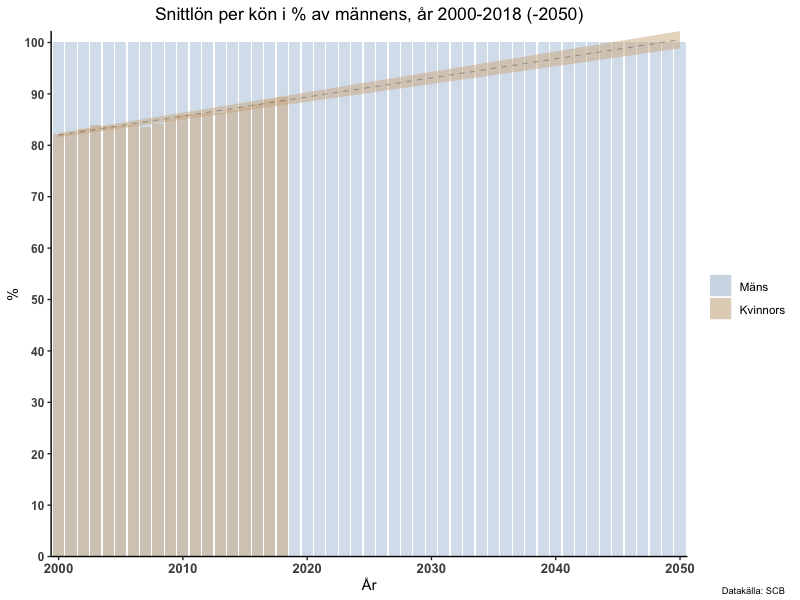

Here is the R script that generated this plot:


library(ggplot2)
library(reshape2)

#setwd("~/Documents/R stuff/MKlöner")
MKlöner <- read.csv("MKlöner.csv") # data från Statistiska Centralbyrån (SCB)

# Skapar df i lämpligt format
mMKlöner <- melt(data = MKlöner, value.name = "Lön", id.vars = 1, variable.name="År")
rm(MKlöner)
mMKlöner$År <- as.factor(gsub("X", "", mMKlöner$År))
mMKlöner$kon <- factor(as.character(mMKlöner$kon), levels = c("man", "kvinnor") )
names(mMKlöner)[1] <- "Kön"
levels(mMKlöner$Kön) <- c("Mäns", "Kvinnors")

# Beräknar andelar i % av mäns snittlöner och skapar df:
Mandel <- MKlöner[1,2:29]/MKlöner[1,2:29]*100
Kandel <- MKlöner[2,2:29]/MKlöner[1,2:29]*100
MKprop <- as.data.frame(t(rbind(Mandel, Kandel)))
rm(Kandel, Mandel)
names(MKprop) <- c("Mäns", "Kvinnors")
rownames(MKprop) <- gsub("X", "",rownames(MKprop))
MKprop$År <- as.factor(rownames(MKprop))
mMKprop <- melt(MKprop, id.vars = "År"); rm(MKprop)
names(mMKprop) <- c("År", "Kön", "%")

# Lägger till "tom" fejkdata:
fejkDataf <- as.data.frame(list(Mäns = rep(100, 32), Kvinnors = rep(0, 32), År = as.character(seq(2019, 2050)) ) )
framtidf <- rbind(MKprop, fejkDataf)
rm(fejkDataf, framtidf)
framtidfm <- melt(framtidf[10:60,], id.vars = "År")
framtidfm$År <- factor(framtidfm$År, levels = framtidfm$År[1:51])
names(framtidfm) <- c("År", "Kön", "%")
framtidKv <- framtidfm[52:70,] # trendlinje-data (% för kvinnor år 2000-2018)

# Plottar snittlön per kön som % av männens, år 2000-2018 (-2050)
gpt <- ggplot(framtidfm, aes(x=År, y = `%`, fill = Kön )) + geom_col(position="identity", alpha=0.5) + ggtitle("Snittlön per kön i % av männens, år 2000-2018 (-2050)")
gpt <- gpt + theme(plot.title = element_text(hjust = 0.5), axis.text.x = element_text(size=10, face="bold"), legend.title = element_blank() )
gpt <- gpt + stat_smooth(data=framtidKv, method="lm", aes(y=`%`, group=1), fullrange = T, se=T, show.legend = F, colour="black",alpha = 0.5, size=0.1, linetype="dashed")
gpt + labs(tag = "Datakälla: SCB") + theme(plot.tag.position = c(0.95, 0.005), plot.tag = element_text(size=7), axis.title.y = element_text(), axis.text.y = element_text(size=9, face = "bold"), panel.background = element_blank(), panel.grid.major.x = element_blank(), panel.spacing.x = unit(c(0,0,0,0), "mm"), axis.line = element_line(colour = "black")) + scale_y_continuous(expand=c(0,0), breaks=seq(0, 100, 10)) + scale_x_discrete(breaks=levels(framtidfm$År)[seq(1, 51, by=10)]  ) +
scale_fill_manual(values = c("LightSteelBlue", "Tan")) 

# Plottar snittlön per kön i Sverige, år 1991-2018
ggplot(mMKlöner, aes(x=År, y=Lön, group=Kön, fill = Kön)) + ylab("Lön (kr)") + ggtitle("Snittlön per kön i Sverige, år 1991-2018") + geom_area(position = "dodge", alpha=0.5) +
  scale_y_continuous(expand=c(0,0), breaks=seq(0, 40000, 2000)) + scale_x_discrete(expand = c(0,0), breaks=levels(mMKlöner$År)[seq(4, 26, by=3)]  ) +
  labs(tag = "Datakälla: SCB") + theme(plot.tag.position = c(0.95, 0.005), plot.tag = element_text(size=7), legend.title = element_blank(), plot.title = element_text(hjust=0.5)) + scale_fill_manual(values = c("LightSteelBlue", "Tan"))
